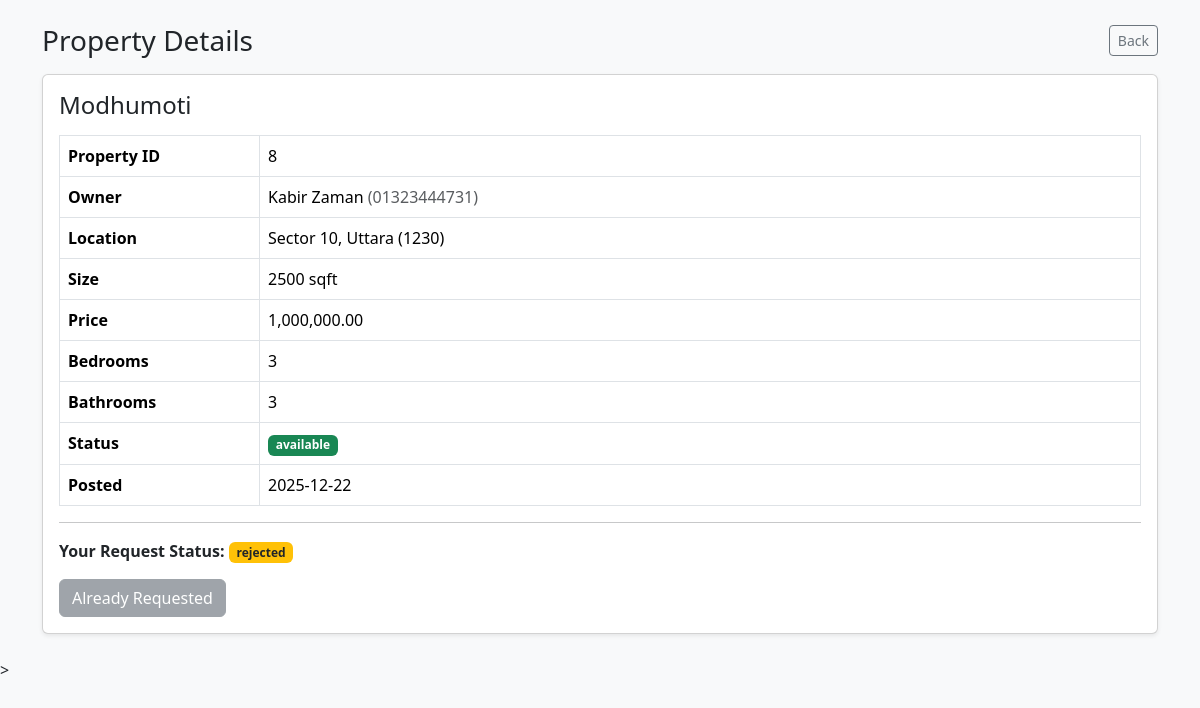
The app's page /client/property_view.php?id=8 (signed in) with its own data.
### tables this page shows
CREATE TABLE `properties` (
  `property_id` int(11) NOT NULL,
  `provider_id` int(11) NOT NULL,
  `location_id` int(11) NOT NULL,
  `project_name` varchar(160) DEFAULT NULL,
  `size_sqft` int(11) NOT NULL,
  `price` decimal(12,2) NOT NULL,
  `no_of_bedrooms` int(11) DEFAULT 0,
  `no_of_bathrooms` int(11) DEFAULT 0,
  `availability_status` enum('available','booked','sold') DEFAULT 'available',
  `created_at` timestamp NOT NULL DEFAULT current_timestamp()
);

CREATE TABLE `users` (
  `user_id` int(11) NOT NULL,
  `role` enum('client','property_owner','developer','architect','material_provider','worker_provider','interior_designer','admin') NOT NULL,
  `provider_type` enum('developer','builder','contractor','architect') DEFAULT NULL,
  `full_name` varchar(120) NOT NULL,
  `email` varchar(190) NOT NULL,
  `phone` varchar(30) DEFAULT NULL,
  `password` varchar(255) NOT NULL,
  `profile_pic` varchar(255) DEFAULT NULL,
  `house` varchar(60) DEFAULT NULL,
  `street` varchar(80) DEFAULT NULL,
  `city` varchar(80) DEFAULT NULL,
  `area_code` varchar(20) DEFAULT NULL,
  `created_at` timestamp NOT NULL DEFAULT current_timestamp()
);

CREATE TABLE `locations` (
  `location_id` int(11) NOT NULL,
  `house` varchar(60) DEFAULT NULL,
  `street` varchar(80) DEFAULT NULL,
  `city` varchar(80) NOT NULL,
  `area_code` varchar(20) DEFAULT NULL,
  `created_at` timestamp NOT NULL DEFAULT current_timestamp(),
  `location_name` varchar(120) DEFAULT NULL
);

CREATE TABLE `requests` (
  `request_id` int(11) NOT NULL,
  `client_id` int(11) NOT NULL,
  `provider_id` int(11) NOT NULL,
  `property_id` int(11) DEFAULT NULL,
  `request_type` varchar(30) NOT NULL,
  `status` enum('pending','accepted','rejected') NOT NULL DEFAULT 'pending',
  `creation_date` timestamp NOT NULL DEFAULT current_timestamp(),
  `area_unit` varchar(20) DEFAULT NULL,
  `area_value` decimal(12,2) DEFAULT NULL,
  `location_text` varchar(255) DEFAULT NULL,
  `asking_price` decimal(14,2) DEFAULT NULL,
  `road_width` decimal(10,2) DEFAULT NULL,
  `ownership_type` varchar(100) DEFAULT NULL,
  `notes` text DEFAULT NULL,
  `created_at` timestamp NOT NULL DEFAULT current_timestamp()
);

### client/property_view.php (the view, shortened to what this page needs)
<?php
require_once __DIR__ . '/../config/db.php';
$property_id = (int)($_GET['id'] ?? 0);
$sql = "
SELECT
    p.property_id,
    p.project_name,
    p.size_sqft,
    p.price,
    p.no_of_bedrooms,
    p.no_of_bathrooms,
    p.availability_status,
    p.created_at,
    u.full_name  AS owner_name,
    u.phone      AS owner_phone,
    l.house      AS location_house,
    l.street     AS location_street,
    l.city       AS location_city,
    l.area_code  AS location_area_code
FROM properties p
JOIN users u       ON u.user_id = p.provider_id
JOIN locations l   ON l.location_id = p.location_id
WHERE p.property_id = ?
LIMIT 1
";
$stmt = $conn->prepare($sql);
$stmt->bind_param("i", $property_id);
$stmt->execute();
$row = $stmt->get_result()->fetch_assoc();
$locParts = [];
if (!empty($row['location_street'])) $locParts[] = $row['location_street'];
if (!empty($row['location_city']))   $locParts[] = $row['location_city'];
$location_text = implode(', ', $locParts);
if (!empty($row['location_area_code'])) {
    $location_text .= " (" . $row['location_area_code'] . ")";
}
$client_id = (int)$_SESSION['user_id'];
$request_status = null;
$q = $conn->prepare("
    SELECT status
    FROM requests
    WHERE property_id = ? AND client_id = ?
    ORDER BY request_id DESC
    LIMIT 1
");
$q->bind_param("ii", $property_id, $client_id);
$q->execute();
$req = $q->get_result()->fetch_assoc();
if ($req) $request_status = $req['status'];
?>
<!doctype html>
<html>
<head>
    <link rel="stylesheet" href="https://cdn.jsdelivr.net/npm/bootstrap@5.3.3/dist/css/bootstrap.min.css">
</head>
<body class="bg-light">
<div class="container py-4">
    <div class="d-flex justify-content-between align-items-center mb-3">
        <h3 class="mb-0">Property Details</h3>
        <a href="/homeplan/client/properties.php" class="btn btn-outline-secondary btn-sm">Back</a>
    </div>
    <div class="card shadow-sm">
        <div class="card-body">
            <h4 class="card-title mb-3">
                <?= htmlspecialchars($row['project_name'] ?? 'Property') ?>
            </h4>
            <table class="table table-bordered">
                <tr>
                    <th style="width:200px;">Property ID</th>
                    <td><?= (int)$row['property_id'] ?></td>
                </tr>
                <tr>
                    <th>Owner</th>
                    <td>
                        <?= htmlspecialchars($row['owner_name'] ?? '-') ?>
                        <?php if (!empty($row['owner_phone'])): ?>
                            <span class="text-muted">(<?= htmlspecialchars($row['owner_phone']) ?>)</span>
                        <?php endif; ?>
                    </td>
                </tr>
                <tr>
                    <th>Location</th>
                    <td><?= htmlspecialchars($location_text) ?></td>
                </tr>
                <tr>
                    <th>Size</th>
                    <td><?= (int)($row['size_sqft'] ?? 0) ?> sqft</td>
                </tr>
                <tr>
                    <th>Price</th>
                    <td><?= number_format((float)($row['price'] ?? 0), 2) ?></td>
                </tr>
                <tr>
                    <th>Bedrooms</th>
                    <td><?= htmlspecialchars((string)($row['no_of_bedrooms'] ?? '-')) ?></td>
                </tr>
                <tr>
                    <th>Bathrooms</th>
                    <td><?= htmlspecialchars((string)($row['no_of_bathrooms'] ?? '-')) ?></td>
                </tr>
                <tr>
                    <th>Status</th>
                    <td>
                        <span class="badge bg-success">
                            <?= htmlspecialchars($row['availability_status'] ?? '-') ?>
                        </span>
                    </td>
                </tr>
                <tr>
                    <th>Posted</th>
                    <td>
                        <?php
                        $dt = $row['created_at'] ?? '';
                        echo $dt ? htmlspecialchars(date('Y-m-d', strtotime($dt))) : '-';
                        ?>
                    </td>
                </tr>
            </table>
            <hr>
            <div>
                <strong>Your Request Status:</strong>
                <?php if ($request_status): ?>
                    <span class="badge bg-warning text-dark">
                        <?= htmlspecialchars($request_status) ?>
                    </span>
                <?php else: ?>
                    <span class="badge bg-secondary">Not requested</span>
                <?php endif; ?>
            </div>
            <div class="mt-3">
                <?php if (!$request_status): ?>
                    <form action="/homeplan/client/request_property.php" method="POST" class="d-inline">
                        <input type="hidden" name="property_id" value="<?= (int)$row['property_id'] ?>">
                        <button type="submit" class="btn btn-primary">Send Request</button>
                    </form>
                <?php else: ?>
                    <button class="btn btn-secondary" disabled>Already Requested</button>
                <?php endif; ?>
            </div>
        </div>
    </div>
</div>
</body>
</html>

### records on screen
properties: project_name "Modhumoti", property_id "8", provider.full_name "Kabir Zaman", provider.phone "01323444731", location.area_code "Sector 10, Uttara (1230)", size_sqft "2500", price "1,000,000.00", no_of_bedrooms "3", no_of_bathrooms "3", availability_status "available", created_at "2025-12-22"
requests: status "rejected"
